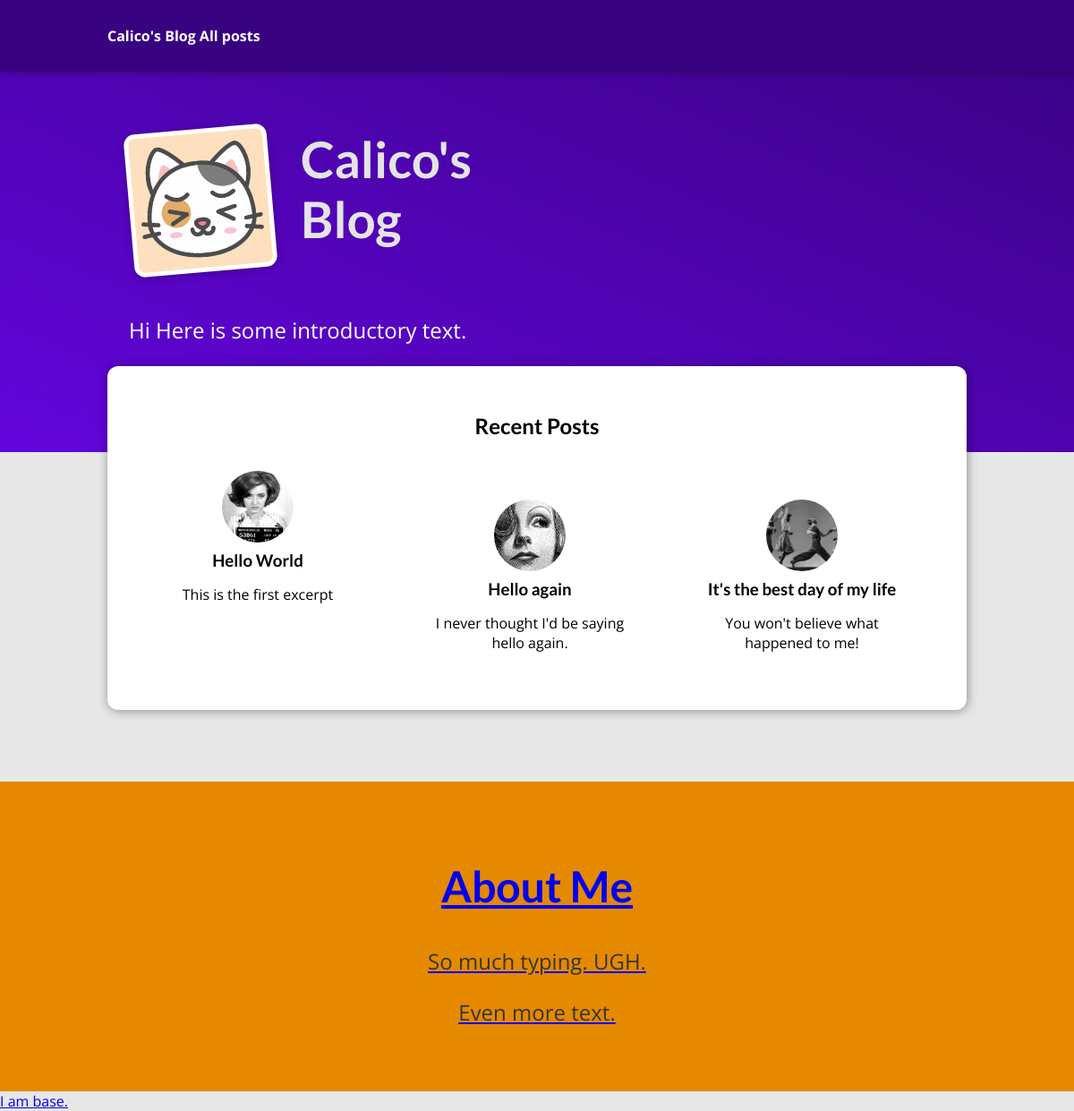
The page / on the database its author committed.
### blog/models.py (models this page shows)
class Post(models.Model):
  title = models.CharField(max_length=150)
  excerpt = models.CharField(max_length=200)
  image_name = models.CharField(max_length=100)
  date = models.DateField(auto_now=True)
  slug = models.SlugField(unique=True, db_index=True)
  content = models.TextField(validators=[MinLengthValidator(10)])
  author = models.ForeignKey(Author, on_delete=models.SET_NULL, null=True, related_name="posts")
  tags = models.ManyToManyField(Tag)

### blog/views.py (the view)
# urls.py: path("", views.index, name="index"),
def index(request):
  latest_posts = Post.objects.all().order_by("-date")[:3]
  return render(request, "blog/index.html", {
    "posts": latest_posts
  })

### blog/templates/blog/index.html (shortened to what this page needs)
{% extends "base.html" %}
{% load static %}
{% block css_files %}
  <link rel="stylesheet" href="{% static "blog/post.css" %}" />
  <link rel="stylesheet" href="{% static "blog/index.css" %}" />
{% endblock %}
{% block content %}
  <section id="welcome">
    <header>
      <img src="{% static "blog/images/c-icon.png" %}" alt="Calico - the author of this blog" />
      <h2>Calico's Blog</h2>
    </header>
    <p>Hi Here is some introductory text.</p>
  </section>
  <section id="latest-posts">
    <h2>Recent Posts</h2>
    <ul>
      {% for post in posts %}
        {% include "blog/includes/post-teaser.html" %}
      {% endfor %}
    </ul>
  </section>
  <section id="about">
    <h2>About Me</h2>
    <p>So much typing. UGH.</p>
    <p>Even more text.</p>
  </section>
{% endblock %}

### blog/templates/blog/includes/post-teaser.html
{% load static %}
<li>
  <article class="post">
    <a href="{% url "post-detail" slug=post.slug %}">
      <img src="{% static "blog/images/"|add:post.image_name %}" alt="{{ post.title }}" />
      <div class="post__content">
        <h3>{{ post.title }}</h3>
        <p>{{ post.excerpt }}</p>
      </div>
  </article>
</li>

### static/app.css (style rules this page uses)
* { box-sizing: border-box; }
html { font-family: 'Open Sans', 'Lato', sans-serif; }
body { margin: 0; }
h1, h2, h3 { font-family: 'Lato', sans-serif; font-weight: bold; }

### blog/static/blog/post.css (style rules this page uses)
.post { display: flex; flex-direction: column; align-items: center; text-align: center; }
.post a { text-decoration: none; color: black; transition: all 0.2s ease; padding: 1rem; }
.post img { width: 5rem; height: 5rem; object-fit: cover; border-radius: 50%; }
.post h3 { margin: 0.25rem 0; }
body { background-color: #e7e7e7; }

### blog/static/blog/index.css (style rules this page uses)
#welcome { background: linear-gradient(to right top, #6305dd, #390281); padding: 6rem 12%; }
#welcome header { display: flex; align-items: flex-start; margin: 3rem auto; }
#welcome img { width: 10rem; height: 10rem; object-fit: cover; object-position: top; border: 5px solid white; border-radius: 12px; background-color: #ffe1bf; transform: rotateZ(-5deg); box-shadow: 0 2px 8px rgba(0, 0, 0, 0.25); }
#welcome h2 { font-size: 3.5rem; margin: 0 0 0 2rem; color: #e4e4e4; width: 10rem; }
#welcome p { color: white; font-size: 1.5rem; }
#latest-posts { background-color: white; padding: 2rem; border-radius: 12px; width: 60rem; margin: -6rem auto 2rem auto; box-shadow: 1px 1px 12px rgba(0, 0, 0, 0.4); }
#latest-posts h2 { text-align: center; }
#latest-posts ul { list-style: none; margin: 0; padding: 0; display: flex; gap: 1rem; }
#latest-posts li { flex: 1; }
#about { text-align: center; padding: 3rem; background-color: #e48900; margin-top: 5rem; }
#about h2 { font-size: 3rem; }
#about p { font-size: 1.5rem; color: #353535; }

### rows shown on the page
Post: image_name (picture), title "Hello World", excerpt "This is the first excerpt"
Post: image_name (picture), title "Hello again", excerpt "I never thought I'd be saying hello again."
Post: image_name (picture), title "It's the best day of my life", excerpt "You won't believe what happened to me!"
